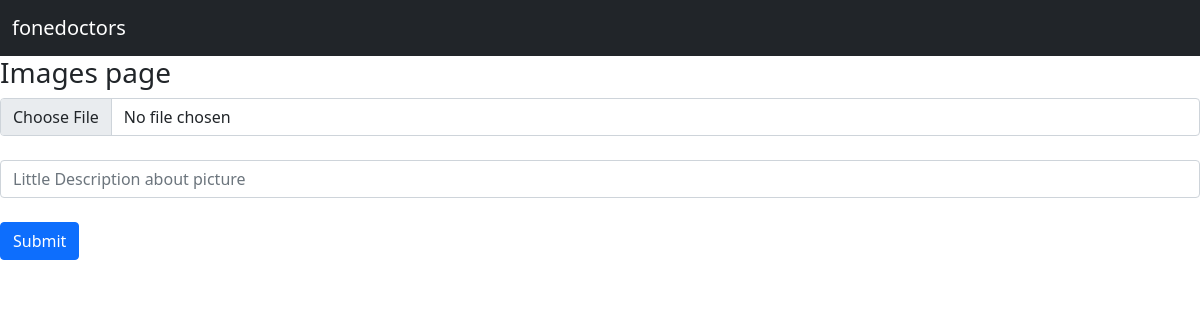
/images/20, run on an earlier commit of the app's database.
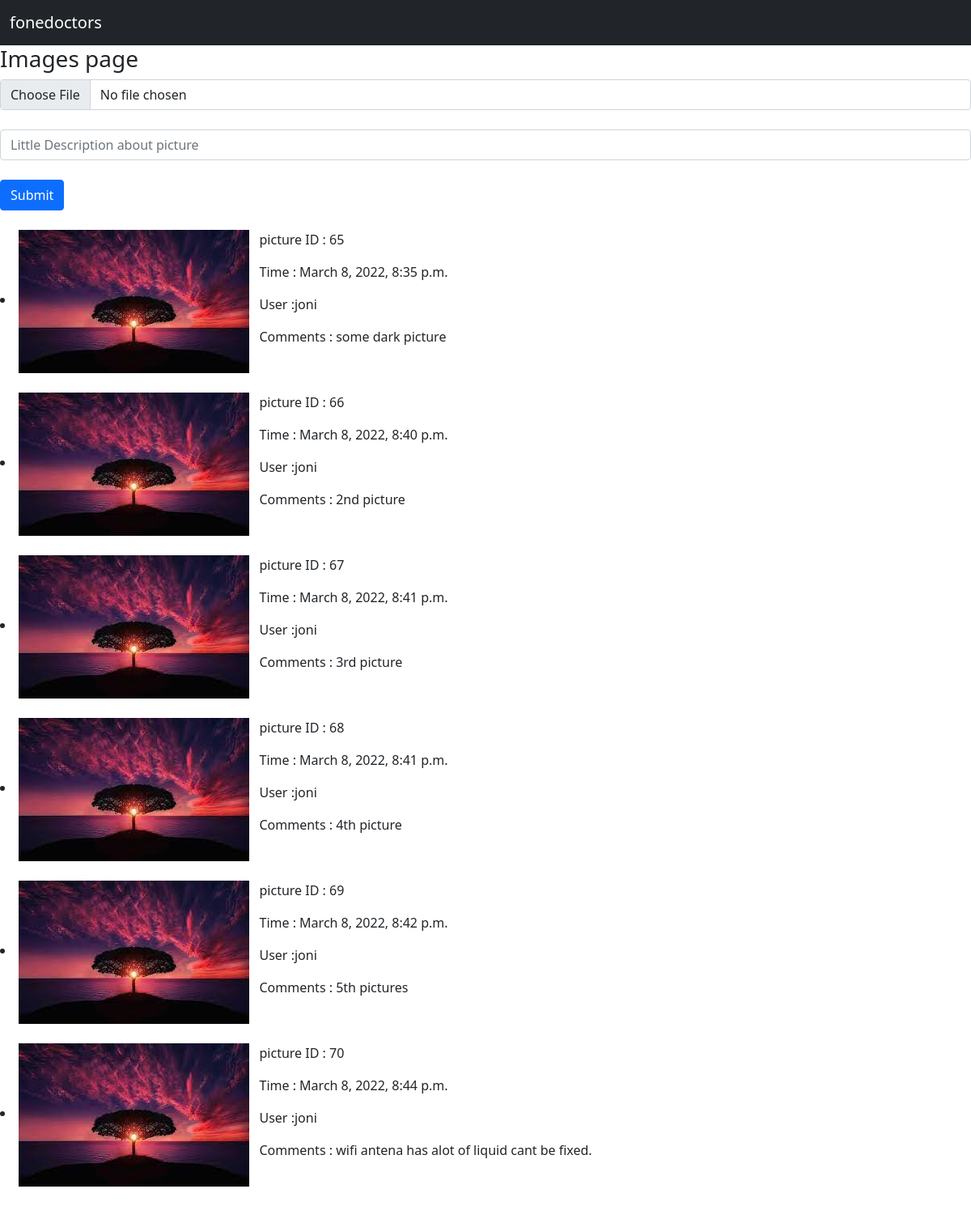
And on a later commit of the database.
### Jobs/models.py (models this page shows)
class Pictures(models.Model):
    device_images = models.ForeignKey(Jobs, on_delete = models.CASCADE, null=True, blank=True)
    image = models.ImageField(null=True, blank=True)
    captured_at = models.DateTimeField(null=True, blank=True)
    captured_by = models.ForeignKey(User, on_delete = models.CASCADE, null=True, blank=True)
    comments = models.CharField(max_length=250, null = True, blank=True)

### Jobs/views.py (the view, shortened to what this page needs)
# urls.py: path('images/<str:id>', views.images, name='images')
def images(request,id):
    img = Pictures.objects.filter(device_images=id)
    context = {'img_context':img}
    return render(request,'images.html',context)

### templates/images.html (shortened to what this page needs)
{% extends 'base.html' %}
{% block content %}
<h3>Images page </h3>
<form method="POST" enctype='multipart/form-data'>
<input required type="file" name = "image_name" class="form-control" id="image_id" >
<br>
<input required type="text" name = "comments_name" class="form-control" id="comments_id"  placeholder="Little Description about picture">
<br>
<button type="submit" class="btn btn-primary">Submit</button>
</form>
<br>
{% for img_context in img_context %}
<div style="display:flex;">
    <div >
    <li>
        <a href="/media/{{img_context.image}}"> <img src="/media/{{img_context.image}}"></a>
    </li>
    </div>
    <div>
        <p> picture ID :  {{img_context.id}}<p>
        <p>Time : {{img_context.captured_at}}</p>
        <p> User :{{img_context.captured_by}}</p>
        <p>Comments : {{img_context.comments}} </p>
    </div>
</div>
<br/>
{% endfor %}
{% endblock %}

### templates/base.html (shortened to what this page needs)
<!doctype html>
{% load static %}
<html lang="en">
  <head>
    <link href="https://cdn.jsdelivr.net/npm/bootstrap@5.1.3/dist/css/bootstrap.min.css" rel="stylesheet">
  </head>
  <body>
   {% include 'includes/header.html' %}
   {% block content %} {% endblock %}
  </body>
</html>

### templates/includes/header.html (shortened to what this page needs)
<nav class="navbar navbar-expand-lg navbar-dark bg-dark">
    <div class="container-fluid">
      <a class="navbar-brand" href="{% url 'dashboard' %}">fonedoctors</a>
    </div>
  </nav>

What changed in the data, as far as the page shows it:
added Pictures: image (picture), id "65", captured_at "March 8, 2022, 8:35 p.m.", captured_by "joni", comments "some dark picture"
added Pictures: image (picture), id "66", captured_at "March 8, 2022, 8:40 p.m.", captured_by "joni", comments "2nd picture"
added Pictures: image (picture), id "67", captured_at "March 8, 2022, 8:41 p.m.", captured_by "joni", comments "3rd picture"
added Pictures: image (picture), id "68", captured_at "March 8, 2022, 8:41 p.m.", captured_by "joni", comments "4th picture"
added Pictures: image (picture), id "69", captured_at "March 8, 2022, 8:42 p.m.", captured_by "joni", comments "5th pictures"
added Pictures: image (picture), id "70", captured_at "March 8, 2022, 8:44 p.m.", captured_by "joni", comments "wifi antena has alot of liquid cant be fixed."
